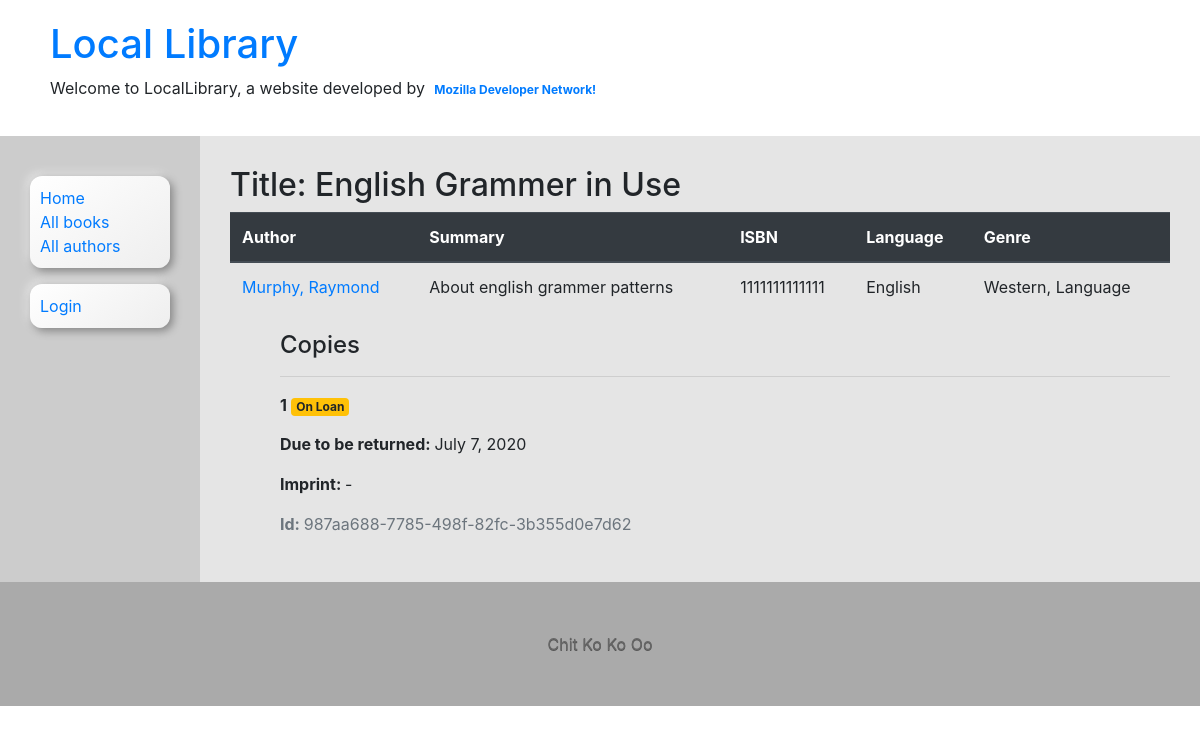
The app's page /catalog/book/1/ with its own data.
### catalog/models.py (models this page shows, shortened)
class Book(models.Model):
	title = models.CharField(max_length=200)
	author = models.ForeignKey('Author', on_delete=models.SET_NULL, null=True)
	language = models.ForeignKey(Language, on_delete=models.SET_NULL, null=True, help_text='Choose written language of book')
	summary = models.TextField(max_length=1000, help_text='Enter a brief description of the book')
	isbn = models.CharField('ISBN', max_length=13, help_text='13 Character <a href="https://www.isbn-international.org/content/what-isbn">ISBN number</a>')
	genre = models.ManyToManyField(Genre, help_text='Select a genre for this book')
	def display_genre(self):
		"""Create a string for the Genre. This is required to display genre in Admin."""
		return ', '.join(genre.name for genre in self.genre.all()[:3])
	display_genre.short_description = 'Genre'

class Author(models.Model):
	first_name = models.CharField(max_length=100)
	last_name = models.CharField(max_length=100)
	date_of_birth = models.DateField(null=True, blank=True)
	date_of_death = models.DateField('died', null=True, blank=True)
	class Meta:
		ordering = ['last_name', 'first_name']
	def __str__(self):
		return f'{self.last_name}, {self.first_name}'

class Language(models.Model):
	name = models.CharField(max_length=100, default="English", help_text='Enter written language of book')
	def __str__(self):
		return self.name

class Genre(models.Model):
	name = models.CharField(max_length=200, help_text='Enter a book genre (e.g. Science Fiction)')
	def __str__(self):
		return self.name

class BookInstance(models.Model):
	id = models.UUIDField(primary_key=True, default=uuid.uuid4, help_text='Unique ID for this particular book across whole library')
	book = models.ForeignKey('Book', on_delete=models.SET_NULL, null=True)
	imprint = models.CharField(max_length=200)
	due_back = models.DateField(null=True, blank=True)
	borrower = models.ForeignKey(User, on_delete=models.SET_NULL, null=True, blank=True)
	LOAN_STATUS = (
		('m', 'Maintenance'),
		('o', 'On Loan'),
		('a', 'Available'),
		('r', 'Reserved'),
	)
	status = models.CharField(
		max_length=1,
		choices=LOAN_STATUS,
		blank=True,
		default='m',
		help_text='Book availability',
	)
	class Meta:
		ordering = ['due_back']
		permissions = (('can_mark_returned', "Set book as returned"),)

### catalog/views.py (the view)
# urls.py: path('book/<int:pk>/', views.BookDetailView.as_view(), name='book-detail'),
class BookDetailView(generic.DetailView):
	model = Book

### catalog/templates/catalog/book_detail.html (shortened to what this page needs)
{% extends 'base_generic.html' %}
{% block content %}
<h2>Title: {{ book.title }}</h2>
<table class="table">
	<thead class="thead-dark">
		<tr>
			<th>Author</th>
			<th>Summary</th>
			<th>ISBN</th>
			<th>Language</th>
			<th>Genre</th>
		</tr>
	</thead>
	<tbody>
		<tr>
			<td><a href="{% url 'author-detail' book.author.pk %}">{{ book.author }}</a></td>
			<td>{{ book.summary }}</td>
			<td>{{ book.isbn }}</td>
			<td>{{ book.language }}</td>
			<td>{{ book.genre.all|join:", " }}</td>
		</tr>
	</tbody>
</table>
<div style="margin-left:50px;margin-top:20px">
	<h4>Copies</h4>
	{% for copy in book.bookinstance_set.all %}
	<hr>
	<b>{{ forloop.counter }}</b>
	<p class=" badge {% if copy.status == 'a' %}badge-success{% elif copy.status == 'm' %}badge-danger{% else %}badge-warning{% endif %}">
		{{ copy.get_status_display }}
	</p>
	{% if copy.status != 'a' %}
		<p><strong>Due to be returned: </strong>{{ copy.due_back }}</p>
	{% endif %}
	<p><strong>Imprint: </strong>{{ copy.imprint }}</p>
	<p class="text-muted"><strong>Id: </strong>{{ copy.id }}</p>
	{% endfor %}
</div>
{% endblock %}

### catalog/static/css/style.css (style rules this page uses)
a { text-decoration: none; }

### records on screen
Book: title "English Grammer in Use", author "Murphy, Raymond", summary "About english grammer patterns", isbn "1111111111111", language "English", genre.all "Western, Language"
BookInstance: status "On Loan", due_back "July 7, 2020", imprint "-", id "987aa688-7785-498f-82fc-3b355d0e7d62"
